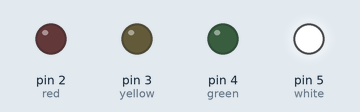
The sketch below on a simulated Arduino Uno, built with avr-gcc and run on an emulated ATmega328P. Parts: output pins drawn as LEDs (lit = HIGH).

Above: at 0.15 s.
At 0.75 s:
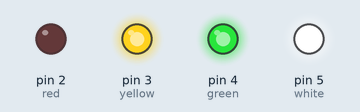
At 1.05 s:
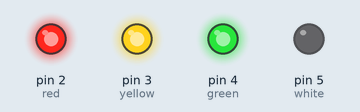
At 1.95 s:
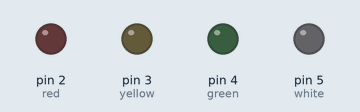
At 3.45 s:
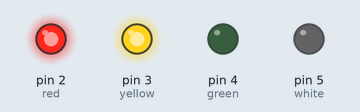
At 4.65 s:
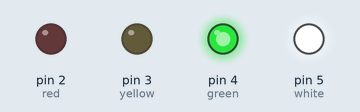
Timing chart, 0 to 5.0 s (numbered marks = the images above):
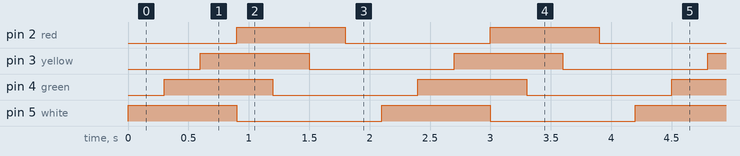

The sketch:

Light_Saver.ino
```cpp
//set vars to led pin outs
int red = 2;
int yellow = 3;
int green = 4;
int white = 5;

void setup() {

    //set led pins to output
    pinMode(red, OUTPUT);
    pinMode(yellow, OUTPUT);
    pinMode(green, OUTPUT);
    pinMode(white, OUTPUT);

}

void loop() {

  digitalWrite(white, HIGH);
  delay(300);

  digitalWrite(green, HIGH);
  delay(300);

  digitalWrite(yellow, HIGH);
  delay(300);

  digitalWrite(white, LOW);
  digitalWrite(red, HIGH);
  delay(300);

  digitalWrite(green, LOW);

  delay(300);
  digitalWrite(yellow, LOW);

  delay(300);
  digitalWrite(red, LOW);

  delay(300);

}
```

Measured:
- by itself, pin 2 (red), pin 3 (yellow), pin 4 (green), pin 5 (white): alternates HIGH for 0.90 s and LOW for 1.2 s
- by itself, everything shown: repeats every 2.1 s, in 7 steps
